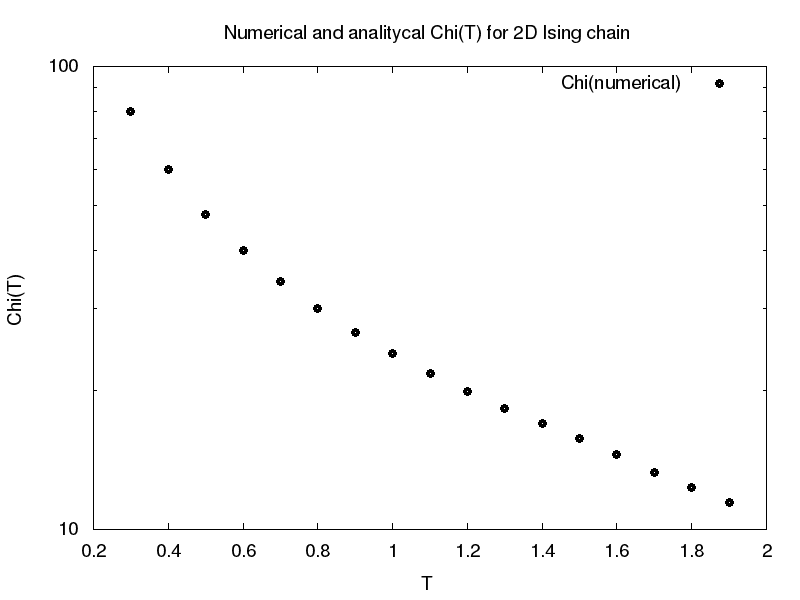

This chart was generated by the following gnuplot code:
set terminal png size 800,600 enhanced font "Helvetica,14"


set o  "IsingTestChi2D.png"
set yl "Chi(T)"
set xl "T"
set log y
set title "Numerical and analitycal Chi(T) for 2D Ising chain"
#plot "IsingTestChi2D.txt" u 1:2 w l lw 3 t "Chi(analytical)" , ""  u 1:3 w p ls 6 lc -1 lw 3 t "Chi(numerical)"
plot "IsingTestChi2D.txt"  u 1:2 w p ls 6 lc -1 lw 3 t "Chi(numerical)"


set o  "IsingTestChi2D_N.png"
set yl "Chi(N)"
set xl "N"
set log y
set title "Numerical and analitycal Chi(N) for 2D Ising chain in T=1 K"
plot "IsingTestChi2D_2.txt"  u 1:2 w p ls 6 lc -1 lw 3 t "Chi(numerical)"
